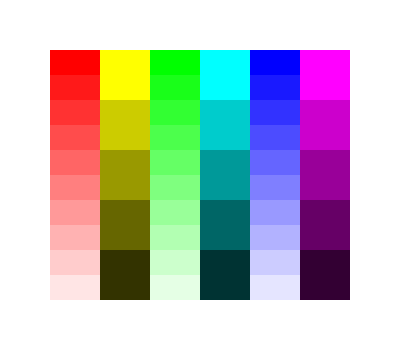
Frame 1 (no input)
Frame 60 (the mouse pressed at the canvas centre just before this capture): identical to frame 1, image omitted
Frame 120 (the mouse held since frame 60 and released just before this capture): identical to frame 1, image omitted

The Processing sketch that drew this single still picture (run headless with seeded random() and noise(); from frame 60 on, the mouse is pressed at the canvas centre):

// Processing sketch: ej03a_paleta_color_hsb
// ── ej03a_paleta_color_hsb.pde

/* 

  PALETA HSB: colorMode( HSB );

    H = Hue  (tono)
    S = Saturation  (saturación)
    B = Brightness  (brillo)


  Atributos de funciones primitivas de dibujo:
    
    strokeWeight();  //grosor de linea-borde-contorno
    ellipseMode();   //modo de ellipse: CENTER, CORNER, CORNERS
    rectMode();      //modo de rects:  CENTER, CORNER, CORNERS

*/


void setup(){  //configurar
  size( 400, 350 );
  //modificacion modo de color: RGB, HSB
  colorMode( HSB );
  colorMode( HSB, 360, 100, 100 );  //le doy valores de máxima
    
  // COLOR ROJO EN DIFERENTES PALETAS 
  //paleta RGB
  background( 255, 0, 0 );
  //hexadecimal
  background( #FF0000 );
  //paleta HSB
  background( 0, 0, 100 );  //grisesito  
  
  noStroke();

}

void draw(){  //dibujar
  
  //degradez de cuadrados rojos
  fill( 0, 100, 100 );
  rect( 50, 50, 50, 25 );
  fill( 0, 90, 100 );
  rect( 50, 75, 50, 25 );
  fill( 0, 80, 100 );
  rect( 50, 100, 50, 25 );
  fill( 0, 70, 100 );
  rect( 50, 125, 50, 25 );
  fill( 0, 60, 100 );
  rect( 50, 150, 50, 25 );
  fill( 0, 50, 100 );
  rect( 50, 175, 50, 25 );
  fill( 0, 40, 100 );
  rect( 50, 200, 50, 25 );
  fill( 0, 30, 100 );
  rect( 50, 225, 50, 25 );
  fill( 0, 20, 100 );
  rect( 50, 250, 50, 25 );
  fill( 0, 10, 100 );
  rect( 50, 275, 50, 25 );
  
  //amarillo
  fill( 60, 100, 100 );
  rect( 100, 50, 50, 50 );
  fill( 60, 100, 80 );
  rect( 100, 100, 50, 50 );
  fill( 60, 100, 60 );
  rect( 100, 150, 50, 50 );
  fill( 60, 100, 40 );
  rect( 100, 200, 50, 50 );
  fill( 60, 100, 20 );
  rect( 100, 250, 50, 50 );
  
  //degradez de cuadrados verdes
  fill( 120, 100, 100 );
  rect( 150, 50, 50, 25 );
  fill( 120, 90, 100 );
  rect( 150, 75, 50, 25 );
  fill( 120, 80, 100 );
  rect( 150, 100, 50, 25 );
  fill( 120, 70, 100 );
  rect( 150, 125, 50, 25 );
  fill( 120, 60, 100 );
  rect( 150, 150, 50, 25 );
  fill( 120, 50, 100 );
  rect( 150, 175, 50, 25 );
  fill( 120, 40, 100 );
  rect( 150, 200, 50, 25 );
  fill( 120, 30, 100 );
  rect( 150, 225, 50, 25 );
  fill( 120, 20, 100 );
  rect( 150, 250, 50, 25 );
  fill( 120, 10, 100 );
  rect( 150, 275, 50, 25 );

  //cyan
  fill( 180, 100, 100 );
  rect( 200, 50, 50, 50 );
  fill( 180, 100, 80 );
  rect( 200, 100, 50, 50 );
  fill( 180, 100, 60 );
  rect( 200, 150, 50, 50 );
  fill( 180, 100, 40 );
  rect( 200, 200, 50, 50 );
  fill( 180, 100, 20 );
  rect( 200, 250, 50, 50 );

  //degradez de cuadrados azules
  fill( 240, 100, 100 );
  rect( 250, 50, 50, 25 );
  fill( 240, 90, 100 );
  rect( 250, 75, 50, 25 );
  fill( 240, 80, 100 );
  rect( 250, 100, 50, 25 );
  fill( 240, 70, 100 );
  rect( 250, 125, 50, 25 );
  fill( 240, 60, 100 );
  rect( 250, 150, 50, 25 );
  fill( 240, 50, 100 );
  rect( 250, 175, 50, 25 );
  fill( 240, 40, 100 );
  rect( 250, 200, 50, 25 );
  fill( 240, 30, 100 );
  rect( 250, 225, 50, 25 );
  fill( 240, 20, 100 );
  rect( 250, 250, 50, 25 );
  fill( 240, 10, 100 );
  rect( 250, 275, 50, 25 );
  
  //magenta
  fill( 300, 100, 100 );
  rect( 300, 50, 50, 50 );
  fill( 300, 100, 80 );
  rect( 300, 100, 50, 50 );
  fill( 300, 100, 60 );
  rect( 300, 150, 50, 50 );
  fill( 300, 100, 40 );
  rect( 300, 200, 50, 50 );
  fill( 300, 100, 20 );
  rect( 300, 250, 50, 50 );

}
